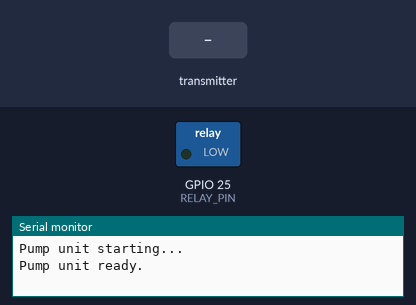
Recording of a sketch running on a simulated ESP32. On the bench: switched loads named in the sketch (green lamp = pin HIGH), the last lines printed to the serial monitor. The inputs (shaded band) are chosen by the test bench.

Above: at 2.2 s.
2.3 s: the transmitter starts sending pumpOn = 1
At 3.5 s:
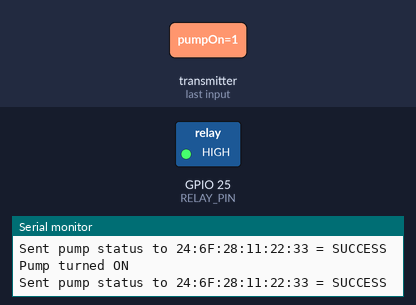
3.8 s: the transmitter starts sending pumpOn = 0
At 4.8 s:
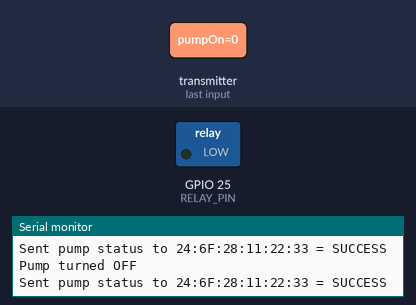
Timing chart, 0 to 6.8 s (numbered marks = the images above; inputs shaded):
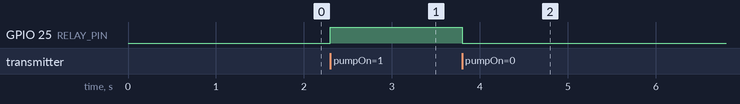

The sketch:

PumpUnit.ino
```cpp
#include <WiFi.h>
#include <esp_now.h>

// === Define MAC addresses ===
uint8_t controlMac[] = {0x3C, 0x8A, 0x1F, 0x5E, 0x6D, 0xC4};
uint8_t sensorMac[]  = {0x20, 0x43, 0xA8, 0x64, 0xF9, 0x64};
uint8_t pumpMac[]    = {0x3C, 0x8A, 0x1F, 0x5E, 0x8D, 0x50}; // This device's MAC (optional for ID only)

// === Pump Relay Setup ===
#define RELAY_PIN 25  // Make sure this GPIO is safe to use
bool pumpIsOn = false;

// === ESP-NOW Structures ===
typedef struct {
  bool pumpOn;
} PumpCommand;

typedef struct {
  bool pumpStatus;
} PumpStatus;

// === Send pump status back to control unit ===
void sendStatus(const uint8_t *mac) {
  PumpStatus status = {pumpIsOn};
  esp_err_t result = esp_now_send(mac, (uint8_t *)&status, sizeof(status));

  Serial.print("Sent pump status to ");
  for (int i = 0; i < 6; i++) {
    Serial.printf("%02X", mac[i]);
    if (i < 5) Serial.print(":");
  }

  Serial.print(" = ");
  Serial.println(result == ESP_OK ? "SUCCESS" : "FAIL");
}

// === On receive command from control unit ===
void onDataRecv(const esp_now_recv_info_t *info, const uint8_t *incomingData, int len) {
  if (len != sizeof(PumpCommand)) {
    Serial.println("Invalid data size received");
    return;
  }

  PumpCommand cmd;
  memcpy(&cmd, incomingData, sizeof(cmd));

  // === Dynamically register sender (control unit) as peer if needed ===
  if (!esp_now_is_peer_exist(info->src_addr)) {
    esp_now_peer_info_t peerInfo = {};
    memcpy(peerInfo.peer_addr, info->src_addr, 6);
    peerInfo.channel = 0;
    peerInfo.encrypt = false;
    if (esp_now_add_peer(&peerInfo) != ESP_OK) {
      Serial.println("Failed to add peer");
      return;
    }
  }

  // === Control the relay ===
  if (cmd.pumpOn) {
    digitalWrite(RELAY_PIN, HIGH);  // HIGH for ON (high-level trigger)
    pumpIsOn = true;
    Serial.println("Pump turned ON");
  } else {
    digitalWrite(RELAY_PIN, LOW);   // LOW for OFF
    pumpIsOn = false;
    Serial.println("Pump turned OFF");
  }

  // === Respond with current pump status ===
  sendStatus(info->src_addr);
}

void setup() {
  Serial.begin(115200);
  delay(1000);
  Serial.println("Pump unit starting...");

  // === Setup relay control pin ===
  pinMode(RELAY_PIN, OUTPUT);
  digitalWrite(RELAY_PIN, LOW); // Default OFF

  // === WiFi + ESP-NOW ===
  WiFi.mode(WIFI_STA);
  WiFi.setChannel(1); // Optional: Match control/sensor if needed

  if (esp_now_init() != ESP_OK) {
    Serial.println("ESP-NOW init failed!");
    while (true);  // Halt
  }

  // === Register receive callback ===
  esp_now_register_recv_cb(onDataRecv);

  Serial.println("Pump unit ready.");
}

void loop() {
  // Nothing to do continuously
}
```

Measured:
- after the input at 2.3 s, GPIO 25 (RELAY_PIN): LOW → HIGH at once
- after the input at 3.8 s, GPIO 25 (RELAY_PIN): HIGH → LOW at once
